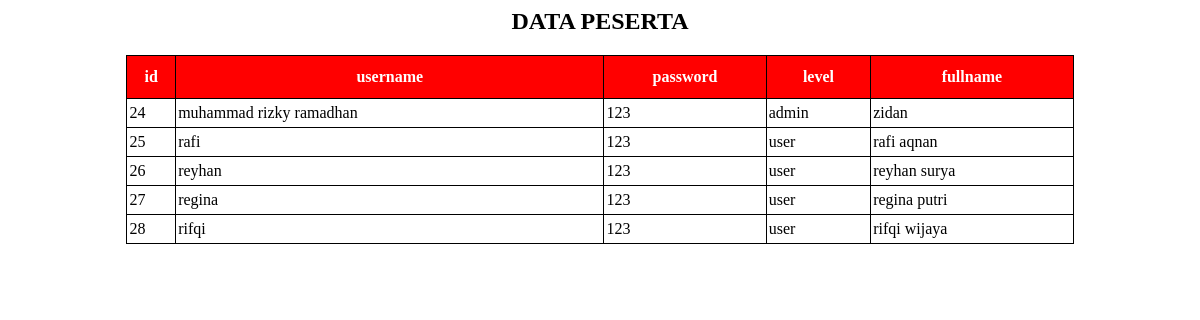
The page / on the database its author committed.
### tables this page shows
CREATE TABLE `tabelkk4` (
  `id` int(50) NOT NULL,
  `username` varchar(50) NOT NULL,
  `password` varchar(50) NOT NULL,
  `level` varchar(50) NOT NULL,
  `fullname` varchar(50) NOT NULL
);

### index.php (the view, shortened to what this page needs)
<html>
<head>
  <link rel="stylesheet" type="text/css" href="style.css">
</head>
<body>
  <div class="container">
    <h2><center>DATA PESERTA</center></h2>
    <table class=" table table-bordered table-hovered" align="center">
  <tr>
    <th>id</th>
    <th>username</th>
    <th>password</th>
    <th>level</th>
    <th>fullname</th>
  </tr></div>
  <?php
  include('koneksi.php');
  $sql_tampil ="SELECT * FROM tabelkk4";
  $peserta=mysqli_query($conn,$sql_tampil);
  while($baris_data=mysqli_fetch_array($peserta,MYSQLI_ASSOC)){
    echo'
    </tr>
      <td>'.$baris_data['id'].'</td>
      <td>'.$baris_data['username'].'</td>
      <td>'.$baris_data['password'].'</td>
      <td>'.$baris_data['level'].'</td>
      <td>'.$baris_data['fullname'].'</td>
    </tr>';
  }
  ?>
</body>
</html>

### style.css (style rules this page uses)
table { border-collapse: collapse; width: 80%; }
table th { border: 1px solid #000; padding: 2px; padding-top: 12px; padding-bottom: 12px; text-align: left; background-color: rgb(255, 0, 0); color: white; text-align: center; }
table td { border: 1px solid #000; padding: 2px; padding-top: 5px; padding-bottom: 5px; text-align: left; color: black; }

### rows shown on the page
tabelkk4: id "24", username "muhammad rizky ramadhan", password "123", level "admin", fullname "zidan"
tabelkk4: id "25", username "rafi", password "123", level "user", fullname "rafi aqnan"
tabelkk4: id "26", username "reyhan", password "123", level "user", fullname "reyhan surya"
tabelkk4: id "27", username "regina", password "123", level "user", fullname "regina putri"
tabelkk4: id "28", username "rifqi", password "123", level "user", fullname "rifqi wijaya"
